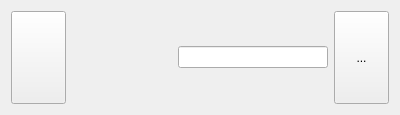
<?xml version="1.0" encoding="UTF-8"?>
<ui version="4.0">
 <class>menu_corner_widget</class>
 <widget class="QWidget" name="menu_corner_widget">
  <property name="geometry">
   <rect>
    <x>0</x>
    <y>0</y>
    <width>400</width>
    <height>111</height>
   </rect>
  </property>
  <property name="windowTitle">
   <string>Form</string>
  </property>
  <layout class="QGridLayout" name="gridLayout">
   <item row="0" column="3">
    <widget class="QLineEdit" name="le_auth_user">
     <property name="sizePolicy">
      <sizepolicy hsizetype="Expanding" vsizetype="Fixed">
       <horstretch>0</horstretch>
       <verstretch>0</verstretch>
      </sizepolicy>
     </property>
     <property name="minimumSize">
      <size>
       <width>150</width>
       <height>0</height>
      </size>
     </property>
    </widget>
   </item>
   <item row="0" column="4">
    <widget class="QToolButton" name="tb_logout">
     <property name="sizePolicy">
      <sizepolicy hsizetype="MinimumExpanding" vsizetype="MinimumExpanding">
       <horstretch>0</horstretch>
       <verstretch>0</verstretch>
      </sizepolicy>
     </property>
     <property name="text">
      <string>...</string>
     </property>
     <property name="iconSize">
      <size>
       <width>24</width>
       <height>24</height>
      </size>
     </property>
    </widget>
   </item>
   <item row="0" column="1">
    <widget class="QLabel" name="l_logo">
     <property name="sizePolicy">
      <sizepolicy hsizetype="Fixed" vsizetype="Fixed">
       <horstretch>0</horstretch>
       <verstretch>0</verstretch>
      </sizepolicy>
     </property>
     <property name="minimumSize">
      <size>
       <width>100</width>
       <height>93</height>
      </size>
     </property>
     <property name="maximumSize">
      <size>
       <width>100</width>
       <height>100</height>
      </size>
     </property>
     <property name="text">
      <string/>
     </property>
     <property name="scaledContents">
      <bool>true</bool>
     </property>
    </widget>
   </item>
   <item row="0" column="0">
    <widget class="ConnectionButton" name="pb_connection">
     <property name="sizePolicy">
      <sizepolicy hsizetype="MinimumExpanding" vsizetype="MinimumExpanding">
       <horstretch>0</horstretch>
       <verstretch>0</verstretch>
      </sizepolicy>
     </property>
     <property name="text">
      <string/>
     </property>
     <property name="iconSize">
      <size>
       <width>24</width>
       <height>24</height>
      </size>
     </property>
    </widget>
   </item>
  </layout>
 </widget>
 <customwidgets>
  <customwidget>
   <class>ConnectionButton</class>
   <extends>QPushButton</extends>
   <header>ConnectionButton.h</header>
  </customwidget>
 </customwidgets>
 <resources/>
 <connections/>
</ui>
